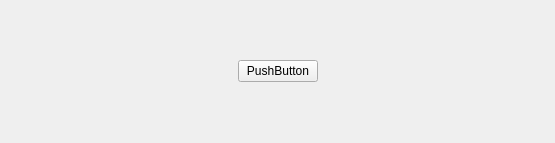
<?xml version="1.0" encoding="UTF-8"?>
<ui version="4.0">
 <class>ButtonGroup</class>
 <widget class="QWidget" name="ButtonGroup">
  <property name="geometry">
   <rect>
    <x>0</x>
    <y>0</y>
    <width>555</width>
    <height>143</height>
   </rect>
  </property>
  <property name="windowTitle">
   <string>Form</string>
  </property>
  <layout class="QHBoxLayout" name="horizontalLayout">
   <property name="spacing">
    <number>0</number>
   </property>
   <property name="leftMargin">
    <number>0</number>
   </property>
   <property name="topMargin">
    <number>0</number>
   </property>
   <property name="rightMargin">
    <number>0</number>
   </property>
   <property name="bottomMargin">
    <number>0</number>
   </property>
   <item>
    <widget class="QStackedWidget" name="stackedWidget">
     <property name="currentIndex">
      <number>0</number>
     </property>
     <widget class="QWidget" name="startPage">
      <layout class="QHBoxLayout" name="horizontalLayout_2">
       <item>
        <spacer name="horizontalSpacer">
         <property name="orientation">
          <enum>Qt::Horizontal</enum>
         </property>
         <property name="sizeHint" stdset="0">
          <size>
           <width>220</width>
           <height>20</height>
          </size>
         </property>
        </spacer>
       </item>
       <item>
        <widget class="MyButton" name="start">
         <property name="text">
          <string>PushButton</string>
         </property>
        </widget>
       </item>
       <item>
        <spacer name="horizontalSpacer_2">
         <property name="orientation">
          <enum>Qt::Horizontal</enum>
         </property>
         <property name="sizeHint" stdset="0">
          <size>
           <width>219</width>
           <height>20</height>
          </size>
         </property>
        </spacer>
       </item>
      </layout>
     </widget>
     <widget class="QWidget" name="playCardPage">
      <layout class="QHBoxLayout" name="horizontalLayout_3">
       <item>
        <spacer name="horizontalSpacer_3">
         <property name="orientation">
          <enum>Qt::Horizontal</enum>
         </property>
         <property name="sizeHint" stdset="0">
          <size>
           <width>220</width>
           <height>20</height>
          </size>
         </property>
        </spacer>
       </item>
       <item>
        <widget class="MyButton" name="playCard">
         <property name="text">
          <string>PushButton</string>
         </property>
        </widget>
       </item>
       <item>
        <spacer name="horizontalSpacer_4">
         <property name="orientation">
          <enum>Qt::Horizontal</enum>
         </property>
         <property name="sizeHint" stdset="0">
          <size>
           <width>219</width>
           <height>20</height>
          </size>
         </property>
        </spacer>
       </item>
      </layout>
     </widget>
     <widget class="QWidget" name="PassOrPlayPage">
      <layout class="QHBoxLayout" name="horizontalLayout_4">
       <item>
        <spacer name="horizontalSpacer_5">
         <property name="orientation">
          <enum>Qt::Horizontal</enum>
         </property>
         <property name="sizeHint" stdset="0">
          <size>
           <width>152</width>
           <height>20</height>
          </size>
         </property>
        </spacer>
       </item>
       <item>
        <widget class="MyButton" name="pass">
         <property name="text">
          <string>PushButton</string>
         </property>
        </widget>
       </item>
       <item>
        <spacer name="horizontalSpacer_6">
         <property name="orientation">
          <enum>Qt::Horizontal</enum>
         </property>
         <property name="sizeType">
          <enum>QSizePolicy::Fixed</enum>
         </property>
         <property name="sizeHint" stdset="0">
          <size>
           <width>40</width>
           <height>15</height>
          </size>
         </property>
        </spacer>
       </item>
       <item>
        <widget class="MyButton" name="playCard1">
         <property name="text">
          <string>PushButton</string>
         </property>
        </widget>
       </item>
       <item>
        <spacer name="horizontalSpacer_7">
         <property name="orientation">
          <enum>Qt::Horizontal</enum>
         </property>
         <property name="sizeHint" stdset="0">
          <size>
           <width>152</width>
           <height>20</height>
          </size>
         </property>
        </spacer>
       </item>
      </layout>
     </widget>
     <widget class="QWidget" name="callLordPage">
      <layout class="QHBoxLayout" name="horizontalLayout_5">
       <item>
        <spacer name="horizontalSpacer_8">
         <property name="orientation">
          <enum>Qt::Horizontal</enum>
         </property>
         <property name="sizeHint" stdset="0">
          <size>
           <width>21</width>
           <height>20</height>
          </size>
         </property>
        </spacer>
       </item>
       <item>
        <widget class="MyButton" name="giveup">
         <property name="text">
          <string>PushButton</string>
         </property>
        </widget>
       </item>
       <item>
        <spacer name="horizontalSpacer_10">
         <property name="orientation">
          <enum>Qt::Horizontal</enum>
         </property>
         <property name="sizeType">
          <enum>QSizePolicy::Fixed</enum>
         </property>
         <property name="sizeHint" stdset="0">
          <size>
           <width>40</width>
           <height>10</height>
          </size>
         </property>
        </spacer>
       </item>
       <item>
        <widget class="MyButton" name="oneScore">
         <property name="text">
          <string>PushButton</string>
         </property>
        </widget>
       </item>
       <item>
        <spacer name="horizontalSpacer_11">
         <property name="orientation">
          <enum>Qt::Horizontal</enum>
         </property>
         <property name="sizeType">
          <enum>QSizePolicy::Fixed</enum>
         </property>
         <property name="sizeHint" stdset="0">
          <size>
           <width>40</width>
           <height>10</height>
          </size>
         </property>
        </spacer>
       </item>
       <item>
        <widget class="MyButton" name="twoScore">
         <property name="text">
          <string>PushButton</string>
         </property>
        </widget>
       </item>
       <item>
        <spacer name="horizontalSpacer_9">
         <property name="orientation">
          <enum>Qt::Horizontal</enum>
         </property>
         <property name="sizeType">
          <enum>QSizePolicy::Fixed</enum>
         </property>
         <property name="sizeHint" stdset="0">
          <size>
           <width>40</width>
           <height>10</height>
          </size>
         </property>
        </spacer>
       </item>
       <item>
        <widget class="MyButton" name="threeScore">
         <property name="text">
          <string>PushButton</string>
         </property>
        </widget>
       </item>
       <item>
        <spacer name="horizontalSpacer_12">
         <property name="orientation">
          <enum>Qt::Horizontal</enum>
         </property>
         <property name="sizeHint" stdset="0">
          <size>
           <width>40</width>
           <height>20</height>
          </size>
         </property>
        </spacer>
       </item>
      </layout>
     </widget>
     <widget class="QWidget" name="nullPage"/>
    </widget>
   </item>
  </layout>
 </widget>
 <customwidgets>
  <customwidget>
   <class>MyButton</class>
   <extends>QPushButton</extends>
   <header>mybutton.h</header>
  </customwidget>
 </customwidgets>
 <resources/>
 <connections/>
</ui>
